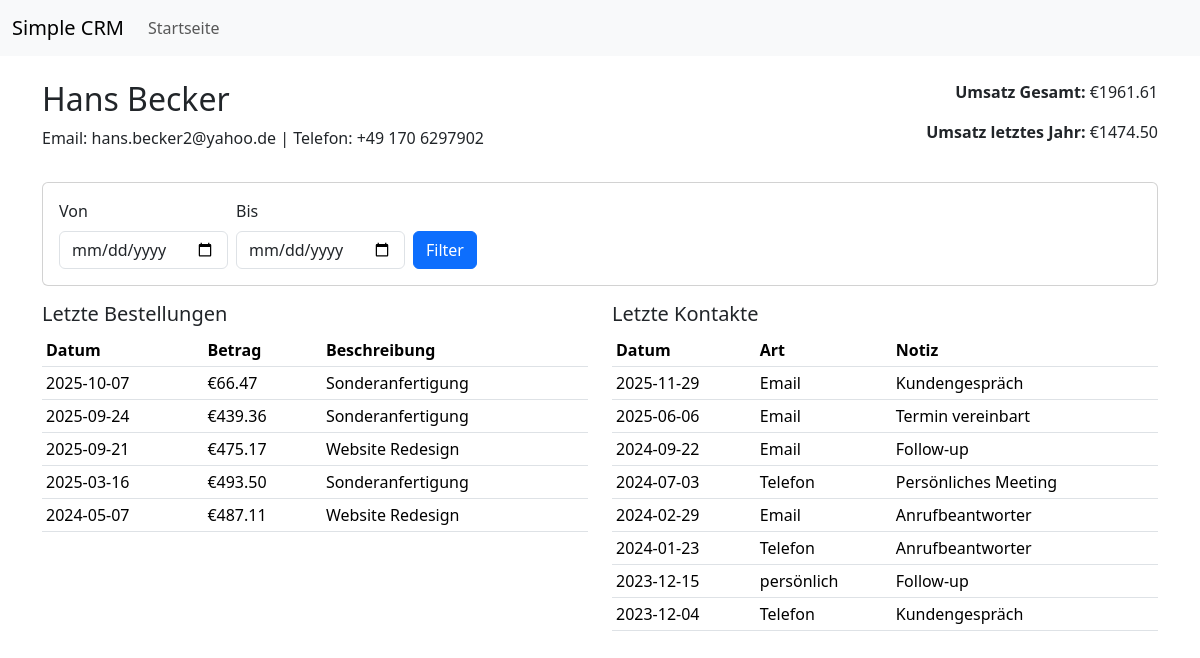
/customer/3/, run on the app's committed database.
### app/models.py (models this page shows)
class Customer(db.Model):
    id = db.Column(db.Integer, primary_key=True)
    first_name = db.Column(db.String(64), nullable=False)
    last_name = db.Column(db.String(64), nullable=False)
    email = db.Column(db.String(120), unique=True, nullable=True)
    phone = db.Column(db.String(30), nullable=True)
    created_at = db.Column(db.DateTime, default=datetime.utcnow)
    orders = db.relationship('Order', backref='customer', lazy='dynamic', cascade='all, delete-orphan')
    contacts = db.relationship('Contact', backref='customer', lazy='dynamic', cascade='all, delete-orphan')
    def full_name(self):
        return f"{self.first_name} {self.last_name}"

class Order(db.Model):
    id = db.Column(db.Integer, primary_key=True)
    customer_id = db.Column(db.Integer, db.ForeignKey('customer.id'), nullable=False)
    amount = db.Column(db.Float, nullable=False)
    created_at = db.Column(db.DateTime, default=datetime.utcnow, index=True)
    description = db.Column(db.String(255), nullable=True)

class Contact(db.Model):
    id = db.Column(db.Integer, primary_key=True)
    customer_id = db.Column(db.Integer, db.ForeignKey('customer.id'), nullable=False)
    kind = db.Column(db.String(32), nullable=False)  # Email, Telefon, persönlich, etc.
    note = db.Column(db.String(255), nullable=True)
    created_at = db.Column(db.DateTime, default=datetime.utcnow, index=True)

### app/routes.py (the view, shortened to what this page needs)
@app.route('/customer/<int:id>/')
def customer_detail(id):
    customer = Customer.query.get_or_404(id)
    total_revenue = db.session.query(func.coalesce(func.sum(Order.amount),0)).filter(Order.customer_id==customer.id).scalar()
    one_year_ago = datetime.utcnow() - timedelta(days=365)
    revenue_last_year = db.session.query(func.coalesce(func.sum(Order.amount),0)).filter(Order.customer_id==customer.id, Order.created_at >= one_year_ago).scalar()
    start = request.args.get('start')
    end = request.args.get('end')
    orders_q = Order.query.filter_by(customer_id=customer.id)
    contacts_q = Contact.query.filter_by(customer_id=customer.id)
    orders = orders_q.order_by(Order.created_at.desc()).limit(20).all()
    contacts = contacts_q.order_by(Contact.created_at.desc()).limit(20).all()
    return render_template('customer_detail.html', customer=customer, total_revenue=total_revenue, revenue_last_year=revenue_last_year, orders=orders, contacts=contacts, start=start, end=end)

### app/templates/customer_detail.html
{% extends 'base.html' %}
{% block content %}
<div class="row mb-3">
  <div class="col-md-8">
    <h2>{{ customer.full_name() }}</h2>
    <p>Email: {{ customer.email or '—' }} | Telefon: {{ customer.phone or '—' }}</p>
  </div>
  <div class="col-md-4 text-end">
    <p><strong>Umsatz Gesamt:</strong> {{ '€{:.2f}'.format(total_revenue or 0) }}</p>
    <p><strong>Umsatz letztes Jahr:</strong> {{ '€{:.2f}'.format(revenue_last_year or 0) }}</p>
  </div>
</div>
<div class="card mb-3">
  <div class="card-body">
    <form class="row g-2" method="get">
      <div class="col-auto"><label class="form-label">Von</label><input class="form-control" type="date" name="start" value="{{ start or '' }}"></div>
      <div class="col-auto"><label class="form-label">Bis</label><input class="form-control" type="date" name="end" value="{{ end or '' }}"></div>
      <div class="col-auto align-self-end"><button class="btn btn-primary" type="submit">Filter</button></div>
    </form>
  </div>
</div>
<div class="row">
  <div class="col-md-6">
    <h5>Letzte Bestellungen</h5>
    <table class="table table-sm">
      <thead><tr><th>Datum</th><th>Betrag</th><th>Beschreibung</th></tr></thead>
      <tbody>
        {% for o in orders %}
          <tr>
            <td>{{ o.created_at.strftime('%Y-%m-%d') }}</td>
            <td>{{ '€{:.2f}'.format(o.amount) }}</td>
            <td>{{ o.description }}</td>
          </tr>
        {% else %}
          <tr><td colspan="3">Keine Bestellungen.</td></tr>
        {% endfor %}
      </tbody>
    </table>
  </div>
  <div class="col-md-6">
    <h5>Letzte Kontakte</h5>
    <table class="table table-sm">
      <thead><tr><th>Datum</th><th>Art</th><th>Notiz</th></tr></thead>
      <tbody>
        {% for ct in contacts %}
          <tr>
            <td>{{ ct.created_at.strftime('%Y-%m-%d') }}</td>
            <td>{{ ct.kind }}</td>
            <td>{{ ct.note }}</td>
          </tr>
        {% else %}
          <tr><td colspan="3">Keine Kontakte.</td></tr>
        {% endfor %}
      </tbody>
    </table>
  </div>
</div>
{% endblock %}

### data on the page
Customer: full_name "Hans Becker", email "hans.becker2@yahoo.de", phone "+49 170 6297902"
Order: created_at "2025-10-07", amount "€66.47", description "Sonderanfertigung"
Order: created_at "2025-09-24", amount "€439.36", description "Sonderanfertigung"
Order: created_at "2025-09-21", amount "€475.17", description "Website Redesign"
Order: created_at "2025-03-16", amount "€493.50", description "Sonderanfertigung"
Order: created_at "2024-05-07", amount "€487.11", description "Website Redesign"
Contact: created_at "2025-11-29", kind "Email", note "Kundengespräch"
Contact: created_at "2025-06-06", kind "Email", note "Termin vereinbart"
Contact: created_at "2024-09-22", kind "Email", note "Follow-up"
Contact: created_at "2024-07-03", kind "Telefon", note "Persönliches Meeting"
Contact: created_at "2024-02-29", kind "Email", note "Anrufbeantworter"
Contact: created_at "2024-01-23", kind "Telefon", note "Anrufbeantworter"
Contact: created_at "2023-12-15", kind "persönlich", note "Follow-up"
Contact: created_at "2023-12-04", kind "Telefon", note "Kundengespräch"

### other printed values
{{ '€{:.2f}'.format(total_revenue or 0) }} "€1961.61"
{{ '€{:.2f}'.format(revenue_last_year or 0) }} "€1474.50"
